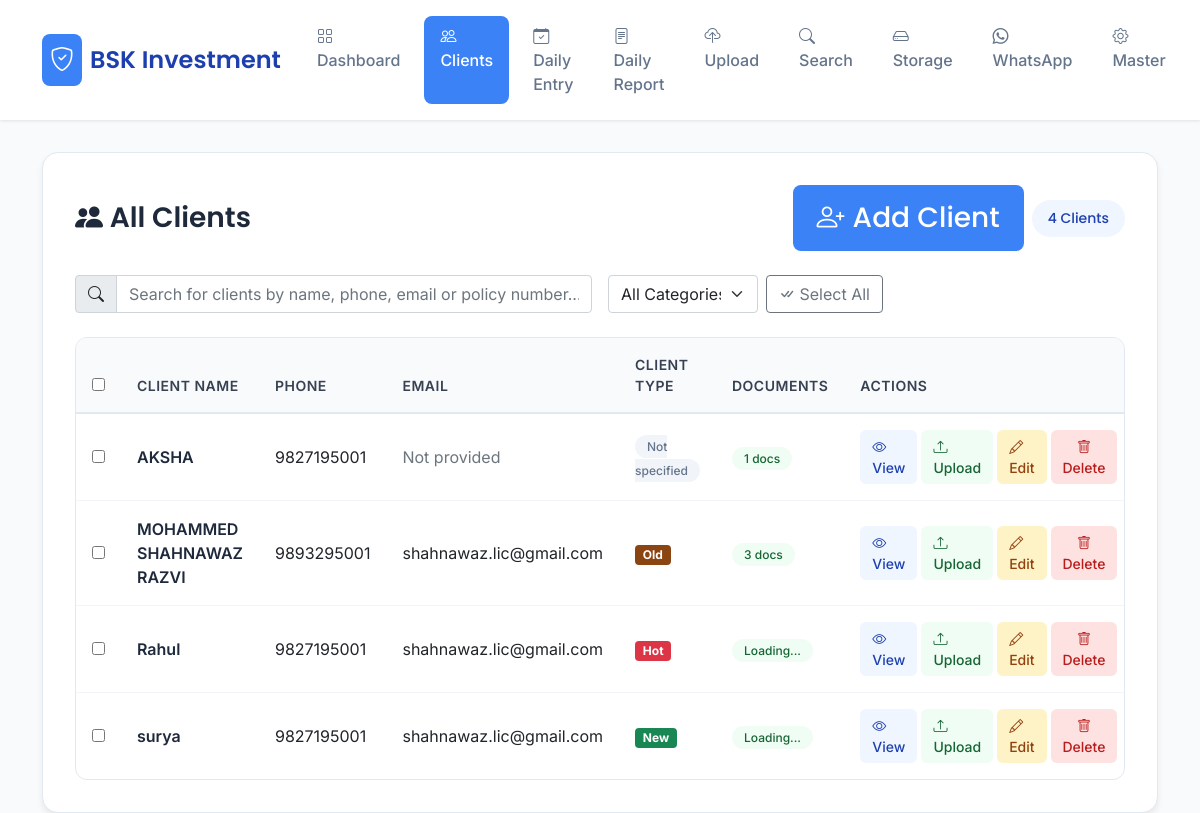
Page /client_list on the committed database.
### tables this page shows
CREATE TABLE clients (
            id INTEGER PRIMARY KEY AUTOINCREMENT,
            name TEXT NOT NULL,
            phone TEXT,
            email TEXT,
            folder_name TEXT,
            client_type TEXT,
            policy_number TEXT,
            pan_card TEXT,
            address TEXT,
            created_at TIMESTAMP DEFAULT CURRENT_TIMESTAMP
        , policy_expiry_date TEXT, premium_amount TEXT, policy_type TEXT);

### app.py (the view)
@app.route('/client_list')
def client_list():
    conn = get_db_connection()
    clients = conn.execute('SELECT * FROM clients ORDER BY name').fetchall()
    conn.close()
    return render_template('client_list.html', clients=clients)

### app.py (called while the page is built)
def get_db_connection():
    try:
        conn = sqlite3.connect('documents.db', timeout=60)
        conn.row_factory = sqlite3.Row
        conn.execute('PRAGMA journal_mode=WAL')
        conn.execute('PRAGMA busy_timeout=60000')
        conn.execute('PRAGMA synchronous=NORMAL')
        return conn
    except sqlite3.Error as e:
        logger.error(f"Database connection error: {e}")
        return None

### templates/client_list.html (shortened to what this page needs)
<!DOCTYPE html>
<html lang="hi">
<head>
    <link href="https://cdn.jsdelivr.net/npm/bootstrap@5.1.3/dist/css/bootstrap.min.css" rel="stylesheet">
    <link rel="stylesheet" href="https://cdn.jsdelivr.net/npm/bootstrap-icons@1.7.2/font/bootstrap-icons.css">
</head>
{% set active_page = 'clients' %}
{% include '_navbar.html' %}
<div class="container">
        <div class="page-container">
            <div class="page-title">
                <span><i class="bi bi-people-fill"></i> All Clients</span>
                <div class="d-flex gap-2 align-items-center">
                    <a href="/add_client" class="btn-primary-custom">
                        <i class="bi bi-person-plus"></i> Add Client
                    </a>
                    <span class="client-count">{{ clients|length }} Clients</span>
                </div>
            </div>
            <div class="row mb-4 g-3">
                <div class="col-md-6">
                    <div class="input-group">
                        <span class="input-group-text"><i class="bi bi-search"></i></span>
                        <input type="text" id="clientSearch" class="form-control" placeholder="Search for clients by name, phone, email or policy number...">
                    </div>
                </div>
                <div class="col-md-6">
                    <div class="d-flex gap-2">
                        <select id="categoryFilter" class="form-select" style="max-width: 150px;">
                            <option value="">All Categories</option>
                        </select>
                        <button type="button" id="selectAllBtn" class="btn btn-outline-secondary">
                            <i class="bi bi-check-all"></i> Select All
                        </button>
                    </div>
                </div>
            </div>
            {% if clients %}
                <div class="table-container">
                    <table class="table">
                        <thead>
                            <tr>
                                <th style="width: 40px;"><input type="checkbox" id="selectAllCheckbox"></th>
                                <th>Client Name</th>
                                <th>Phone</th>
                                <th>Email</th>
                                <th>Client Type</th>
                                <th>Documents</th>
                                <th>Actions</th>
                            </tr>
                        </thead>
                        <tbody>
                            {% for client in clients %}
                            <tr data-client-id="{{ client['id'] }}" data-category="{{ client['client_type']|lower if client['client_type'] else '' }}">
                                <td><input type="checkbox" class="client-checkbox" value="{{ client['id'] }}"></td>
                                <td>
                                    <div class="client-name">{{ client['name'] }}</div>
                                </td>
                                <td>{{ client['phone'] or '-' }}</td>
                                <td>
                                    {% if client['email'] %}
                                        <div>{{ client['email'] }}</div>
                                    {% else %}
                                        <span class="text-muted">Not provided</span>
                                    {% endif %}
                                </td>
                                <td>
                                    {% if client['client_type'] %}
                                        {% if client['client_type'].lower() == 'hot' %}
                                            <span class="badge" style="background-color: #dc3545; color: white;">Hot</span>
                                        {% elif client['client_type'].lower() == 'new' %}
                                            <span class="badge" style="background-color: #198754; color: white;">New</span>
                                        {% elif client['client_type'].lower() == 'old' %}
                                            <span class="badge" style="background-color: #8b4513; color: white;">Old</span>
                                        {% else %}
                                            <span class="badge-primary-custom">{{ client['client_type'] }}</span>
                                        {% endif %}
                                    {% else %}
                                        <span class="badge-secondary-custom">Not specified</span>
                                    {% endif %}
                                </td>
                                <td>
                                    <span class="badge-success-custom doc-count">Loading...</span>
                                </td>
                                <td>
                                    <div class="d-flex gap-1">
                                        <a href="{{ url_for('client_details', client_id=client['id']) }}" class="action-btn btn-view">
                                            <i class="bi bi-eye"></i> View
                                        </a>
                                        <a href="{{ url_for('upload_document', client_id=client['id']) }}" class="action-btn btn-upload">
                                            <i class="bi bi-upload"></i> Upload
                                        </a>
                                        <a href="{{ url_for('edit_client', client_id=client['id']) }}" class="action-btn btn-edit">
                                            <i class="bi bi-pencil"></i> Edit
                                        </a>
                                        <button class="action-btn btn-delete" onclick="deleteClient('{{ client['id'] }}', '{{ client['name'] }}')">
                                            <i class="bi bi-trash"></i> Delete
                                        </button>
                                    </div>
                                </td>
                            </tr>
                            {% endfor %}
                        </tbody>
                    </table>
                </div>
            {% endif %}
        </div>
    </div>
</body>
</html>

### templates/_navbar.html
<nav class="navbar navbar-expand-lg">
    <div class="container">
        <a class="navbar-brand" href="/">
            <i class="bi bi-shield-check"></i>
            BSK Investment
        </a>
        <div class="navbar-nav ms-auto">
            <a class="nav-link {{ 'active' if active_page == 'dashboard' else '' }}" href="/"><i class="bi bi-grid"></i> Dashboard</a>
            <a class="nav-link {{ 'active' if active_page == 'clients' else '' }}" href="/client_list"><i class="bi bi-people"></i> Clients</a>
            <a class="nav-link {{ 'active' if active_page == 'daily_entry' else '' }}" href="/daily_entry"><i class="bi bi-calendar-check"></i> Daily Entry</a>
            <a class="nav-link {{ 'active' if active_page == 'daily_report' else '' }}" href="/daily_report"><i class="bi bi-file-text"></i> Daily Report</a>
            <a class="nav-link {{ 'active' if active_page == 'upload' else '' }}" href="/quick_upload"><i class="bi bi-cloud-upload"></i> Upload</a>
            <a class="nav-link {{ 'active' if active_page == 'search' else '' }}" href="/search_client"><i class="bi bi-search"></i> Search</a>
            <a class="nav-link {{ 'active' if active_page == 'storage' else '' }}" href="/storage_info"><i class="bi bi-hdd"></i> Storage</a>
            <a class="nav-link {{ 'active' if active_page == 'whatsapp' else '' }}" href="/whatsapp"><i class="bi bi-whatsapp"></i> WhatsApp</a>
            <a class="nav-link {{ 'active' if active_page == 'master' else '' }}" href="/master"><i class="bi bi-gear"></i> Master</a>
        </div>
    </div>
</nav>

### templates/client_list.html (style rules this page uses)
* { margin: 0; padding: 0; box-sizing: border-box; }
.navbar { background: #ffffff !important; box-shadow: 0 1px 3px rgba(0,0,0,0.1); padding: 1rem 0; }
.navbar-brand { font-family: 'Poppins', sans-serif; font-weight: 600; font-size: 1.5rem; color: #1e40af !important; display: flex; align-items: center; gap: 0.5rem; }
.navbar-brand i { background: #3b82f6; color: white; padding: 0.5rem; border-radius: 8px; }
.nav-link { color: #64748b !important; font-weight: 500; padding: 0.5rem 1rem !important; border-radius: 8px; transition: all 0.3s ease; margin: 0 0.25rem; }
.nav-link.active { background: #3b82f6; color: white !important; }
.page-container { background: white; border-radius: 16px; padding: 2rem; box-shadow: 0 4px 6px rgba(0,0,0,0.07); border: 1px solid #e2e8f0; margin-top: 2rem; }
.page-title { font-family: 'Poppins', sans-serif; font-size: 1.75rem; font-weight: 600; color: #1e293b; margin-bottom: 1.5rem; display: flex; align-items: center; justify-content: space-between; }
.client-count { background: #eff6ff; color: #1e40af; padding: 0.5rem 1rem; border-radius: 20px; font-size: 0.875rem; font-weight: 500; }
.table-container { background: white; border-radius: 12px; overflow: hidden; border: 1px solid #e2e8f0; }
.table { margin: 0; }
.table thead th { background: #f8fafc; border-bottom: 2px solid #e2e8f0; color: #374151; font-weight: 600; padding: 1rem; font-size: 0.875rem; text-transform: uppercase; letter-spacing: 0.5px; }
.table tbody td { padding: 1rem; vertical-align: middle; border-bottom: 1px solid #f1f5f9; }
.table tbody tr:last-child td { border-bottom: none; }
.client-name { font-weight: 600; color: #1e293b; }
.action-btn { padding: 0.375rem 0.75rem; border-radius: 6px; font-size: 0.875rem; font-weight: 500; text-decoration: none; transition: all 0.3s ease; border: none; cursor: pointer; }
.btn-view { background: #eff6ff; color: #1e40af; }
.btn-upload { background: #f0fdf4; color: #166534; }
.btn-edit { background: #fef3c7; color: #92400e; }
.btn-delete { background: #fee2e2; color: #b91c1c; }
.badge-success-custom { background: #f0fdf4; color: #166534; padding: 0.25rem 0.75rem; border-radius: 12px; font-size: 0.75rem; font-weight: 500; }
.badge-secondary-custom { background: #f1f5f9; color: #64748b; padding: 0.25rem 0.75rem; border-radius: 12px; font-size: 0.75rem; font-weight: 500; }
.btn-primary-custom { background: #3b82f6; border: none; color: white; padding: 0.75rem 1.5rem; border-radius: 8px; font-weight: 500; transition: all 0.3s ease; text-decoration: none; display: inline-flex; align-items: center; gap: 0.5rem; }

### rows in the picture
clients: name "AKSHA", phone "9827195001", email "Not provided", client_type "Not specified"
clients: name "MOHAMMED SHAHNAWAZ RAZVI", phone "9893295001", email "shahnawaz.lic@gmail.com", client_type "Old"
clients: name "Rahul", phone "9827195001", email "shahnawaz.lic@gmail.com", client_type "Hot"
clients: name "surya", phone "9827195001", email "shahnawaz.lic@gmail.com", client_type "New"

### other values in the picture
{{ clients|length }} "4"
